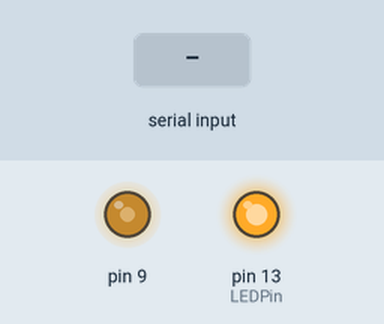
Simulated run of this sketch. Board: Arduino Uno, built with avr-gcc and run on an emulated ATmega328P. Shown: output pins drawn as LEDs (lit = HIGH). The inputs (shaded band) are chosen by the test bench.

Above: at 1.2 s.
1.3 s: "1" received over the second serial link
At 1.6 s:
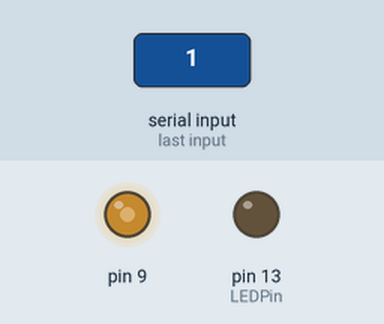
2.8 s: "0" received over the second serial link
At 3.4 s:
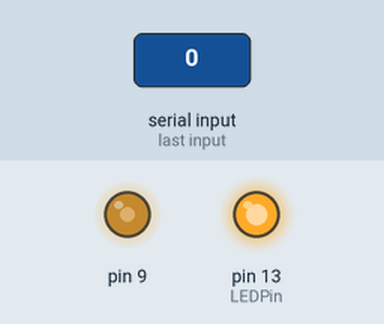
Timing chart, 0 to 5.8 s (numbered marks = the images above; inputs shaded):
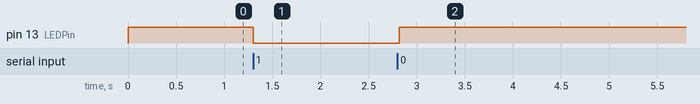

Measured:
- after the input at 1.3 s, pin 13 (LEDPin): HIGH → LOW at once
- after the input at 2.8 s, pin 13 (LEDPin): LOW → HIGH at once

The sketch:

smarger.ino
```cpp
//I found most of this code online. Only some of it is my work

#include <SoftwareSerial.h> //Serial library

/**
 * Arduino connection HC-05 connection:
 * HC-05  | Arduino
 * TX     | 1
 * RX     | 0
*/

SoftwareSerial bt (0,1);  //RX, TX (Switched on the Bluetooth - RX -> TX | TX -> RX)
int LEDPin = 13; //LED PIN on Arduino
int btdata; // the data given from the computer

void setup() {
  bt.begin(9600); //Open the serial port
  pinMode (LEDPin, OUTPUT);
  digitalWrite(LEDPin, HIGH); //HIGH will cause Vgs = 0
  arduino_FastPWM();
}

void loop() {
  if (bt.available()) { //if serial is available
    btdata = bt.read(); //read from the serial connection
    if (btdata == '1') { //Vgs = 5V
    digitalWrite (LEDPin, LOW);// LOW causes Vgs = whatever
      bt.println ("Start charging!");
    }
    if (btdata == '0') { //if we received 0, Vgs = 0
      digitalWrite (LEDPin, HIGH);
      bt.println ("Stop charging!");
    }
  }
  delay (100); //prepare for data
}

void arduino_FastPWM() {
  // This will activate a PWM frequency of 62500 Hz on the
  // PWM pins associated with Timer1
  // Arduino UNO ==> pin-9 and pin-10
  // Arduino MEGA ==>  pin-11 and pin-12
#if defined(__AVR_ATmega328P__)
  analogWrite(9,127); // let Arduino do PWM timer and pin initialization
#elif defined(__AVR_ATmega1280__) || defined(__AVR_ATmega2560__)
  analogWrite(11,100); // // let Arduino do PWM timer and pin initialization
#else
  *** wrong board ***
#endif
  // finally set fast-PWM at highest possible frequency
  TCCR1A = _BV(COM1A1) | _BV(WGM10);
  TCCR1B = _BV(CS10) | _BV(WGM12);
}
```
